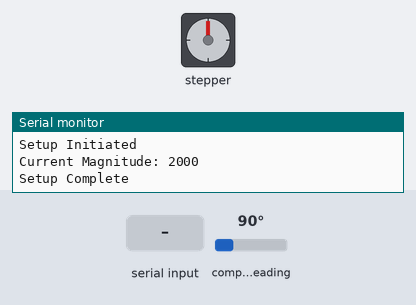
A sketch run on a simulated Arduino Zero (SAMD21). Parts: stepper motor, the last lines printed to the serial monitor. The inputs (shaded band) are chosen by the test bench; at power-on: compass heading 90°. Stepper angles assume 200 steps per turn.

Above: at 1.2 s.
1.3 s: "30,150\n" received over Serial
At 1.47 s:
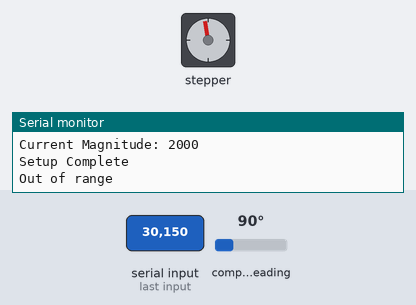
At 3.0 s:
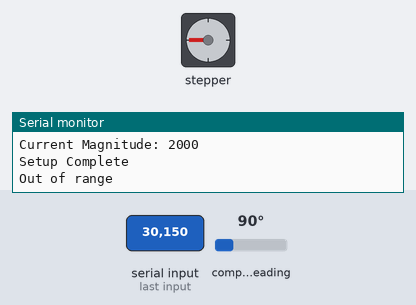
3.8 s: "1\n" received over Serial
At 4.3 s:
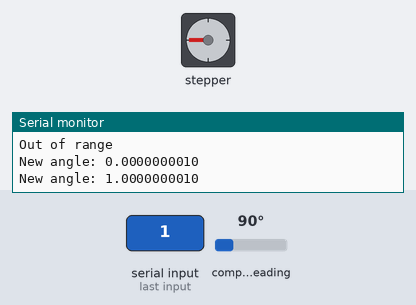
Timing chart, 0 to 59.3 s (numbered marks = the images above; inputs shaded):
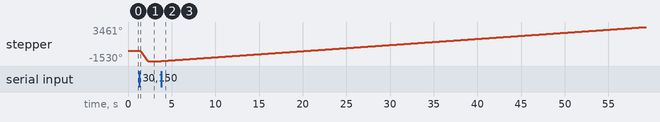

Measured:
- after the input at 1.3 s, stepper: turns 1530° counter-clockwise in 1.0 s, starting at once
- after the input at 3.8 s, stepper: keeps turning clockwise at about 90°/s, starting at once

The sketch:

controlMotor.ino
```cpp
/* */

// Include the AccelStepper library:
//[HM]
#include <AccelStepper.h>
#include <Wire.h>
#include <AS5600.h>

#ifdef ARDUINO_SAMD_VARIANT_COMPLIANCE
  #define Serial SerialUSB
  #define SYS_VOL   3.3
#else
  #define Serial Serial
  #define SYS_VOL   5
#endif

// Define stepper motor connections and motor interface type. Motor interface type must be set to 1 when using a driver:
#define dirPin 2
#define stepPin 3
#define enablePin 4
#define motorInterfaceType 1


// Create a new instance of the AccelStepper class:
AccelStepper stepper = AccelStepper(motorInterfaceType, stepPin, dirPin);
AMS_5600 ams5600;
//[HM]


float zero = 0;
float desired = 0; // Default needs to change to the perpendicular position not yet measured
int motorSpeed;
float steps;
int stepDirection;
float delta;
float maxAngle = 30;
float minAngle = -10;
float anglePres = 0.088;


float angle;
float prevAngle;

float convertRawAngleToDegrees(word newAngle)
{
  /* Raw data reports 0 - 4095 segments, which is 0.087 of a degree */
  float retVal = newAngle * 0.087;
  return retVal;
}


void setup() {
  //[HM]
  Serial.begin(9600); // Start Serial Monitor at Board Rate 9600

  Serial.println("Setup Initiated");

  stepper.setEnablePin(enablePin);
  stepper.setPinsInverted(false, false, true);

  stepper.enableOutputs();        //Enables Motor Pin Outputs
  stepper.setMaxSpeed(1000);
  stepper.setAcceleration(5000);
  stepper.disableOutputs();

  Wire.begin();


    while(1){
        if(ams5600.detectMagnet() == 1 ){
            calibrate();
            Serial.print("Current Magnitude: ");
            Serial.println(ams5600.getMagnitude());
            break;
        }
        else{
            Serial.println("Can not detect magnet");
        }
        delay(1000);
    }

  ams5600.setStartPosition(minAngle);
  ams5600.setEndPosition(maxAngle);
  Serial.println("Setup Complete");
  //[HM]
}


void calibrate() {
  // sets current position to be the zero position

  zero = convertRawAngleToDegrees(ams5600.getRawAngle());

}


void loop() {

  if (Serial.available() > 0){

    float desireduncheck = Serial.parseFloat(SKIP_ALL);

    if (desireduncheck == 90){
      // matlab sending 90 is the signal to calibrate/set the zero of the rotary encoder

      calibrate();

    }


    if (desireduncheck > 91){
      // this case runs if matlab finds the skew to be very small

      steps = desireduncheck - 1000; // step value is modulated for data transfer by adding 1000, this just demodulates it
      stepper.enableOutputs();
      stepper.move(int(steps));
      stepper.runToPosition();
      stepper.disableOutputs();

    }

    else if (desireduncheck < maxAngle && desireduncheck > minAngle){

      desired = desireduncheck;
      Serial.println("New angle: "+String( desired,DEC));

      angle = convertRawAngleToDegrees(ams5600.getRawAngle())-zero;
      delta = angle - desired;
      stepDirection = int(delta/abs(delta));

      stepper.enableOutputs();

      motorSpeed = 50 * delta * -1; // speed is set dependent on angle to move through

      stepper.setSpeed(motorSpeed);

      while(abs(angle - desired) > anglePres){
        // rotates razor until angle is within the minimum resolution of the desired angle

        stepper.runSpeed();
        angle = convertRawAngleToDegrees(ams5600.getRawAngle())-zero;

      }

      stepper.disableOutputs();

      }

    else{Serial.println("Out of range");}

  }
}
```
